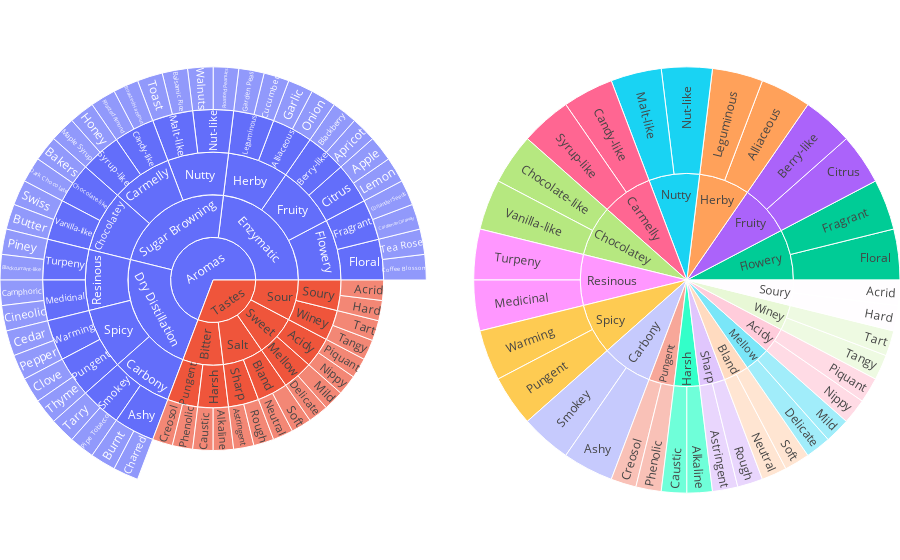

Source (notebook cell):
### Code cell
import pandas as pd

df1 = pd.read_csv('https://raw.githubusercontent.com/plotly/datasets/718417069ead87650b90472464c7565dc8c2cb1c/sunburst-coffee-flavors-complete.csv')
df2 = pd.read_csv('https://raw.githubusercontent.com/plotly/datasets/718417069ead87650b90472464c7565dc8c2cb1c/coffee-flavors.csv')

fig = go.Figure()

fig.add_trace(go.Sunburst(
    ids=df1.ids,
    labels=df1.labels,
    parents=df1.parents,
    domain=dict(column=0)
))

fig.add_trace(go.Sunburst(
    ids=df2.ids,
    labels=df2.labels,
    parents=df2.parents,
    domain=dict(column=1),
    maxdepth=2
))

fig.update_layout(
    grid= dict(columns=2, rows=1),
    margin = dict(t=0, l=0, r=0, b=0)
)

fig.show()

### Figure 1 — Plotly figure (JSON) as saved in the notebook; plotly's stock layout.template omitted (floating-point values rounded to 4 significant figures)
{"data": [{"domain": {"column": 0}, "ids": ["Aromas", "Tastes", "Aromas-Enzymatic", "Aromas-Sugar Browning", "Aromas-Dry Distillation", "Tastes-Bitter", "Tastes-Salt", "Tastes-Sweet", "Tastes-Sour", "Enzymatic-Flowery", "Enzymatic-Fruity", "Enzymatic-Herby", "Sugar Browning-Nutty", "Sugar Browning-Carmelly", "Sugar Browning-Chocolatey", "Dry Distillation-Resinous", "Dry Distillation-Spicy", "Dry Distillation-Carbony", "Bitter-Pungent", "Bitter-Harsh", "Salt-Sharp", "Salt-Bland", "Sweet-Mellow", "Sweet-Acidy", "Sour-Winey", "Sour-Soury", "Flowery-Floral", "Flowery-Fragrant", "Fruity-Citrus", "Fruity-Berry-like", "Herby-Alliaceous", "Herby-Leguminous", "Nutty-Nut-like", "Nutty-Malt-like", "Carmelly-Candy-like", "Carmelly-Syrup-like", "Chocolatey-Chocolate-like", "Chocolatey-Vanilla-like", "Resinous-Turpeny", "Resinous-Medicinal", "Spicy-Warming", "Spicy-Pungent", "Carbony-Smokey", "Carbony-Ashy", "Pungent-Creosol", "Pungent-Phenolic", "Harsh-Caustic", "Harsh-Alkaline", "Sharp-Astringent", "Sharp-Rough", "Bland-Neutral", "Bland-Soft", "Mellow-Delicate", "Mellow-Mild", "Acidy-Nippy", "Acidy-Piquant", "Winey-Tangy", "Winey-Tart", "Soury-Hard", "Soury-Acrid", "Floral-Coffee Blossom", "Floral-Tea Rose", "Fragrant-Cardamon Caraway", "Fragrant-Coriander Seeds", "Citrus-Lemon", "Citrus-Apple", "Berry-like-Apricot", "Berry-like-Blackberry", "Alliaceous-Onion", "Alliaceous-Garlic", "Leguminous-Cucumber", "Leguminous-Garden Peas", "Nut-like-Roasted Peanuts", "Nut-like-Walnuts", "Malt-like-Balsamic Rice", "Malt-like-Toast", "Candy-like-Roasted Hazelnut", "Candy-like-Roasted Almond", "Syrup-like-Honey", "Syrup-like-Maple Syrup", "Chocolate-like-Bakers", "Chocolate-like-Dark Chocolate", "Vanilla-like-Swiss", "Vanilla-like-Butter", "Turpeny-Piney", "Turpeny-Blackcurrant-like", "Medicinal-Camphoric", "Medicinal-Cineolic", "Warming-Cedar", "Warming-Pepper", "Pungent-Clove", "Pungent-Thyme", "Smokey-Tarry", "Smokey-Pipe Tobacco", "Ashy-Burnt", "Ashy-Charred"], "labels": ["Aromas", "Tastes", "Enzymatic", "Sugar Browning", "Dry Distillation", "Bitter", "Salt", "Sweet", "Sour", "Flowery", "Fruity", "Herby", "Nutty", "Carmelly", "Chocolatey", "Resinous", "Spicy", "Carbony", "Pungent", "Harsh", "Sharp", "Bland", "Mellow", "Acidy", "Winey", "Soury", "Floral", "Fragrant", "Citrus", "Berry-like", "Alliaceous", "Leguminous", "Nut-like", "Malt-like", "Candy-like", "Syrup-like", "Chocolate-like", "Vanilla-like", "Turpeny", "Medicinal", "Warming", "Pungent", "Smokey", "Ashy", "Creosol", "Phenolic", "Caustic", "Alkaline", "Astringent", "Rough", "Neutral", "Soft", "Delicate", "Mild", "Nippy", "Piquant", "Tangy", "Tart", "Hard", "Acrid", "Coffee Blossom", "Tea Rose", "Cardamon Caraway", "Coriander Seeds", "Lemon", "Apple", "Apricot", "Blackberry", "Onion", "Garlic", "Cucumber", "Garden Peas", "Roasted Peanuts", "Walnuts", "Balsamic Rice", "Toast", "Roasted Hazelnut", "Roasted Almond", "Honey", "Maple Syrup", "Bakers", "Dark Chocolate", "Swiss", "Butter", "Piney", "Blackcurrant-like", "Camphoric", "Cineolic", "Cedar", "Pepper", "Clove", "Thyme", "Tarry", "Pipe Tobacco", "Burnt", "Charred"], "parents": [null, null, "Aromas", "Aromas", "Aromas", "Tastes", "Tastes", "Tastes", "Tastes", "Aromas-Enzymatic", "Aromas-Enzymatic", "Aromas-Enzymatic", "Aromas-Sugar Browning", "Aromas-Sugar Browning", "Aromas-Sugar Browning", "Aromas-Dry Distillation", "Aromas-Dry Distillation", "Aromas-Dry Distillation", "Tastes-Bitter", "Tastes-Bitter", "Tastes-Salt", "Tastes-Salt", "Tastes-Sweet", "Tastes-Sweet", "Tastes-Sour", "Tastes-Sour", "Enzymatic-Flowery", "Enzymatic-Flowery", "Enzymatic-Fruity", "Enzymatic-Fruity", "Enzymatic-Herby", "Enzymatic-Herby", "Sugar Browning-Nutty", "Sugar Browning-Nutty", "Sugar Browning-Carmelly", "Sugar Browning-Carmelly", "Sugar Browning-Chocolatey", "Sugar Browning-Chocolatey", "Dry Distillation-Resinous", "Dry Distillation-Resinous", "Dry Distillation-Spicy", "Dry Distillation-Spicy", "Dry Distillation-Carbony", "Dry Distillation-Carbony", "Bitter-Pungent", "Bitter-Pungent", "Bitter-Harsh", "Bitter-Harsh", "Salt-Sharp", "Salt-Sharp", "Salt-Bland", "Salt-Bland", "Sweet-Mellow", "Sweet-Mellow", "Sweet-Acidy", "Sweet-Acidy", "Sour-Winey", "Sour-Winey", "Sour-Soury", "Sour-Soury", "Flowery-Floral", "Flowery-Floral", "Flowery-Fragrant", "Flowery-Fragrant", "Fruity-Citrus", "Fruity-Citrus", "Fruity-Berry-like", "Fruity-Berry-like", "Herby-Alliaceous", "Herby-Alliaceous", "Herby-Leguminous", "Herby-Leguminous", "Nutty-Nut-like", "Nutty-Nut-like", "Nutty-Malt-like", "Nutty-Malt-like", "Carmelly-Candy-like", "Carmelly-Candy-like", "Carmelly-Syrup-like", "Carmelly-Syrup-like", "Chocolatey-Chocolate-like", "Chocolatey-Chocolate-like", "Chocolatey-Vanilla-like", "Chocolatey-Vanilla-like", "Resinous-Turpeny", "Resinous-Turpeny", "Resinous-Medicinal", "Resinous-Medicinal", "Spicy-Warming", "Spicy-Warming", "Spicy-Pungent", "Spicy-Pungent", "Carbony-Smokey", "Carbony-Smokey", "Carbony-Ashy", "Carbony-Ashy"], "type": "sunburst"}, {"domain": {"column": 1}, "ids": ["Enzymatic-Flowery", "Enzymatic-Fruity", "Enzymatic-Herby", "Sugar Browning-Nutty", "Sugar Browning-Carmelly", "Sugar Browning-Chocolatey", "Dry Distillation-Resinous", "Dry Distillation-Spicy", "Dry Distillation-Carbony", "Bitter-Pungent", "Bitter-Harsh", "Salt-Sharp", "Salt-Bland", "Sweet-Mellow", "Sweet-Acidy", "Sour-Winey", "Sour-Soury", "Flowery-Floral", "Flowery-Fragrant", "Fruity-Citrus", "Fruity-Berry-like", "Herby-Alliaceous", "Herby-Leguminous", "Nutty-Nut-like", "Nutty-Malt-like", "Carmelly-Candy-like", "Carmelly-Syrup-like", "Chocolatey-Chocolate-like", "Chocolatey-Vanilla-like", "Resinous-Turpeny", "Resinous-Medicinal", "Spicy-Warming", "Spicy-Pungent", "Carbony-Smokey", "Carbony-Ashy", "Pungent-Creosol", "Pungent-Phenolic", "Harsh-Caustic", "Harsh-Alkaline", "Sharp-Astringent", "Sharp-Rough", "Bland-Neutral", "Bland-Soft", "Mellow-Delicate", "Mellow-Mild", "Acidy-Nippy", "Acidy-Piquant", "Winey-Tangy", "Winey-Tart", "Soury-Hard", "Soury-Acrid", "Floral-Coffee Blossom", "Floral-Tea Rose", "Fragrant-Cardamon Caraway", "Fragrant-Coriander Seeds", "Citrus-Lemon", "Citrus-Apple", "Berry-like-Apricot", "Berry-like-Blackberry", "Alliaceous-Onion", "Alliaceous-Garlic", "Leguminous-Cucumber", "Leguminous-Garden Peas", "Nut-like-Roasted Peanuts", "Nut-like-Walnuts", "Malt-like-Balsamic Rice", "Malt-like-Toast", "Candy-like-Roasted Hazelnut", "Candy-like-Roasted Almond", "Syrup-like-Honey", "Syrup-like-Maple Syrup", "Chocolate-like-Bakers", "Chocolate-like-Dark Chocolate", "Vanilla-like-Swiss", "Vanilla-like-Butter", "Turpeny-Piney", "Turpeny-Blackcurrant-like", "Medicinal-Camphoric", "Medicinal-Cineolic", "Warming-Cedar", "Warming-Pepper", "Pungent-Clove", "Pungent-Thyme", "Smokey-Tarry", "Smokey-Pipe Tobacco", "Ashy-Burnt", "Ashy-Charred"], "labels": ["Flowery", "Fruity", "Herby", "Nutty", "Carmelly", "Chocolatey", "Resinous", "Spicy", "Carbony", "Pungent", "Harsh", "Sharp", "Bland", "Mellow", "Acidy", "Winey", "Soury", "Floral", "Fragrant", "Citrus", "Berry-like", "Alliaceous", "Leguminous", "Nut-like", "Malt-like", "Candy-like", "Syrup-like", "Chocolate-like", "Vanilla-like", "Turpeny", "Medicinal", "Warming", "Pungent", "Smokey", "Ashy", "Creosol", "Phenolic", "Caustic", "Alkaline", "Astringent", "Rough", "Neutral", "Soft", "Delicate", "Mild", "Nippy", "Piquant", "Tangy", "Tart", "Hard", "Acrid", "Coffee Blossom", "Tea Rose", "Cardamon Caraway", "Coriander Seeds", "Lemon", "Apple", "Apricot", "Blackberry", "Onion", "Garlic", "Cucumber", "Garden Peas", "Roasted Peanuts", "Walnuts", "Balsamic Rice", "Toast", "Roasted Hazelnut", "Roasted Almond", "Honey", "Maple Syrup", "Bakers", "Dark Chocolate", "Swiss", "Butter", "Piney", "Blackcurrant-like", "Camphoric", "Cineolic", "Cedar", "Pepper", "Clove", "Thyme", "Tarry", "Pipe Tobacco", "Burnt", "Charred"], "maxdepth": 2, "parents": [null, null, null, null, null, null, null, null, null, null, null, null, null, null, null, null, null, "Enzymatic-Flowery", "Enzymatic-Flowery", "Enzymatic-Fruity", "Enzymatic-Fruity", "Enzymatic-Herby", "Enzymatic-Herby", "Sugar Browning-Nutty", "Sugar Browning-Nutty", "Sugar Browning-Carmelly", "Sugar Browning-Carmelly", "Sugar Browning-Chocolatey", "Sugar Browning-Chocolatey", "Dry Distillation-Resinous", "Dry Distillation-Resinous", "Dry Distillation-Spicy", "Dry Distillation-Spicy", "Dry Distillation-Carbony", "Dry Distillation-Carbony", "Bitter-Pungent", "Bitter-Pungent", "Bitter-Harsh", "Bitter-Harsh", "Salt-Sharp", "Salt-Sharp", "Salt-Bland", "Salt-Bland", "Sweet-Mellow", "Sweet-Mellow", "Sweet-Acidy", "Sweet-Acidy", "Sour-Winey", "Sour-Winey", "Sour-Soury", "Sour-Soury", "Flowery-Floral", "Flowery-Floral", "Flowery-Fragrant", "Flowery-Fragrant", "Fruity-Citrus", "Fruity-Citrus", "Fruity-Berry-like", "Fruity-Berry-like", "Herby-Alliaceous", "Herby-Alliaceous", "Herby-Leguminous", "Herby-Leguminous", "Nutty-Nut-like", "Nutty-Nut-like", "Nutty-Malt-like", "Nutty-Malt-like", "Carmelly-Candy-like", "Carmelly-Candy-like", "Carmelly-Syrup-like", "Carmelly-Syrup-like", "Chocolatey-Chocolate-like", "Chocolatey-Chocolate-like", "Chocolatey-Vanilla-like", "Chocolatey-Vanilla-like", "Resinous-Turpeny", "Resinous-Turpeny", "Resinous-Medicinal", "Resinous-Medicinal", "Spicy-Warming", "Spicy-Warming", "Spicy-Pungent", "Spicy-Pungent", "Carbony-Smokey", "Carbony-Smokey", "Carbony-Ashy", "Carbony-Ashy"], "type": "sunburst"}], "layout": {"grid": {"columns": 2, "rows": 1}, "margin": {"b": 0, "l": 0, "r": 0, "t": 0}}}
